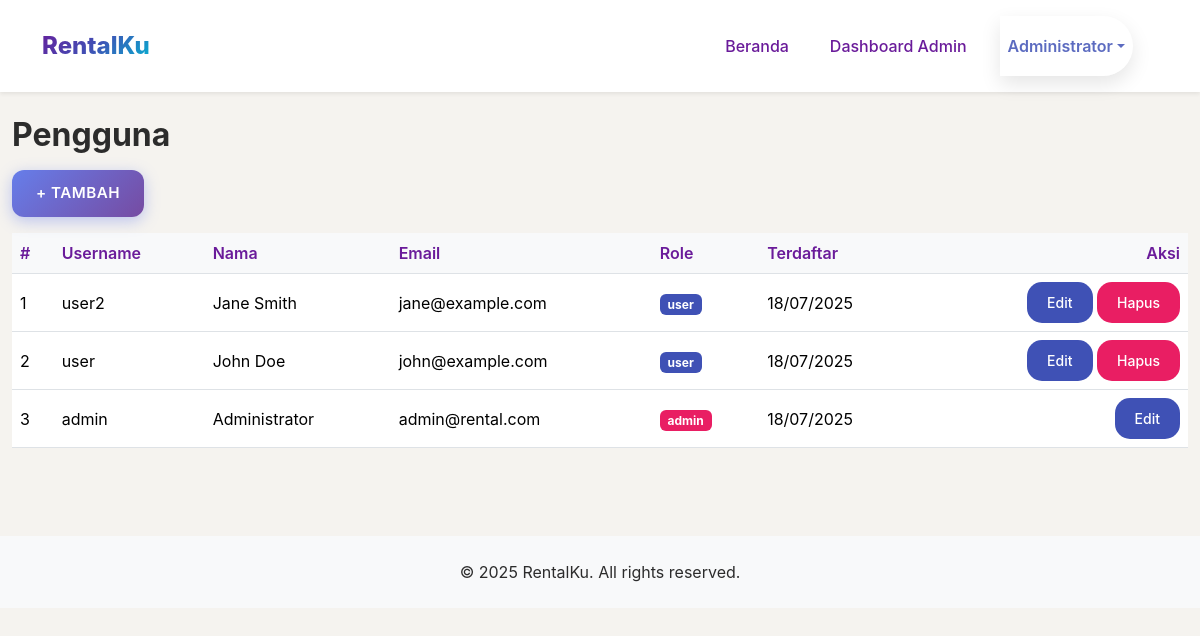
Screenshot of /admin/users/index.php (signed in) with the database file from the repository.
### tables this page shows
CREATE TABLE `users` (
  `id` int(10) UNSIGNED NOT NULL,
  `username` varchar(50) NOT NULL,
  `password` varchar(50) NOT NULL,
  `full_name` varchar(100) NOT NULL,
  `email` varchar(100) DEFAULT NULL,
  `phone` varchar(20) DEFAULT NULL,
  `role_id` int(10) UNSIGNED NOT NULL,
  `created_at` timestamp NOT NULL DEFAULT current_timestamp()
);

CREATE TABLE `roles` (
  `id` int(10) UNSIGNED NOT NULL,
  `role_name` varchar(50) NOT NULL
);

### includes/functions.php (called while the page is built, shortened)
<?php
function h(?string $str): string
{
    static $cache = [];
    $key = md5($str);
    if (!isset($cache[$key])) {
        $cache[$key] = htmlspecialchars($str, ENT_QUOTES, 'UTF-8');
    }
    return $cache[$key];
}

### admin/users/index.php (the view, shortened to what this page needs)
<?php
require_once __DIR__.'/../../includes/db.php';
require_once __DIR__.'/../../includes/functions.php';
$users = $pdo->query("SELECT u.*, r.role_name FROM users u JOIN roles r ON r.id=u.role_id ORDER BY u.created_at DESC")->fetchAll();
include_once __DIR__.'/../../includes/header.php';
?>
<div class="container-fluid py-4">
  <h2 class="fw-bold mb-3">Pengguna</h2>
  <a href="create.php" class="btn btn-gradient mb-3">+ Tambah</a>
  <div class="table-responsive">
    <table class="table table-hover align-middle">
      <thead class="table-light">
        <tr>
          <th>#</th>
          <th>Username</th>
          <th>Nama</th>
          <th>Email</th>
          <th>Role</th>
          <th>Terdaftar</th>
          <th class="text-end">Aksi</th>
        </tr>
      </thead>
      <tbody>
        <?php foreach($users as $i=>$u): ?>
        <tr>
          <td><?=$i+1;?></td>
          <td><?=h($u['username']);?></td>
          <td><?=h($u['full_name']);?></td>
          <td><?=h($u['email'] ?: '-');?></td>
          <td>
            <span class="badge <?= $u['role_name'] == 'admin' ? 'bg-danger' : 'bg-primary' ?>">
              <?=h($u['role_name']);?>
            </span>
          </td>
          <td><?=date('d/m/Y', strtotime($u['created_at']));?></td>
          <td class="text-end">
            <a href="edit.php?id=<?=$u['id'];?>" class="btn btn-sm btn-warning">Edit</a>
            <?php if($u['id'] != 1):  ?>
              <a href="delete.php?id=<?=$u['id'];?>" class="btn btn-sm btn-danger" onclick="return confirm('Yakin ingin menghapus user <?=h($u['username'])?>?')">Hapus</a>
            <?php endif; ?>
          </td>
        </tr>
        <?php endforeach;?>
      </tbody>
    </table>
  </div>
</div>
<?php include_once __DIR__.'/../../includes/footer.php'; ?>

### assets/css/style.css (style rules this page uses)
:root { --elegant-cream: #f5f3ef; --elegant-navy: #1f2937; --elegant-sand: #c6a477; --elegant-olive: #748067; --elegant-charcoal: #2c2c2c; --elegant-muted: #7a7a7a; --pure-white: #ffffff; --soft-gray: #f8f9fa; --warm-sand: #b08b59; --muted-red: #a85a52; --medium-gray: #6c757d; --dark-text: #2c2c2c; --light-text: #7a7a7a; --border-color: #e0e0e0; --gradient-main: linear-gradient( 135deg, var(--vibrant-purple) 0%, var(--vibrant-blue) 50%, var(--vibrant-cyan) 100% ); --gradient-reverse: linear-gradient( 135deg, var(--vibrant-cyan) 0%, var(--vibrant-blue) 50%, var(--vibrant-purple) 100% ); --gradient-soft: linear-gradient( 135deg, rgba(106, 27, 154, 0.1) 0%, rgba(63, 81, 181, 0.1) 50%, rgba(0, 188, 212, 0.1) 100% ); --gradient-card: linear-gradient( 145deg, rgba(255, 255, 255, 0.9) 0%, rgba(248, 249, 250, 0.8) 100% ); --shadow-premium: 0 25px 70px -15px rgba(106, 27, 154, 0.3); --shadow-float: 0 35px 80px -15px rgba(106, 27, 154, 0.4); --shadow-card: 0 15px 35px rgba(106, 27, 154, 0.1); --shadow-button: 0 10px 25px rgba(106, 27, 154, 0.2); --glass-bg: rgba(255, 255, 255, 0.15); --glass-border: rgba(255, 255, 255, 0.2); --glass-backdrop: blur(25px); }
body { font-family: "Poppins", "Inter", -apple-system, BlinkMacSystemFont, sans-serif !important; background-color: var(--elegant-cream) !important; color: var(--elegant-charcoal) !important; font-weight: 400; }
.btn-gradient { background: var(--gradient-main) !important; color: var(--pure-white); border: none; border-radius: 50px; padding: 15px 35px; font-weight: 700; font-size: 0.95rem; letter-spacing: 0.5px; text-transform: uppercase; box-shadow: var(--shadow-button); transition: all 0.4s cubic-bezier(0.175, 0.885, 0.32, 1.275); position: relative; overflow: hidden; backdrop-filter: blur(10px); border: 2px solid transparent; }
.btn-gradient::before { content: ""; position: absolute; top: -50%; left: -50%; width: 200%; height: 200%; background: linear-gradient( 45deg, transparent, rgba(255, 255, 255, 0.1), transparent ); transform: rotate(45deg); transition: all 0.6s; }
.btn-gradient::before { content: ""; position: absolute; top: 0; left: -100%; width: 100%; height: 100%; background: linear-gradient( 90deg, transparent, rgba(255, 255, 255, 0.2), transparent ); transition: left 0.5s; }
.table thead th { border-bottom: 2px solid #e9ecef; }
::placeholder { color: #999; font-style: italic; }
.btn { border-radius: 15px; font-weight: 500; padding: 10px 20px; transition: all 0.3s cubic-bezier(0.4, 0, 0.2, 1); border: 2px solid transparent; }
.light-theme { --bg-primary: #ffffff; --bg-secondary: #f8f9fa; --text-primary: #1f2937; --text-secondary: #6b7280; --border-color: #e5e7eb; }

### assets/css/admin-modern.css (style rules this page uses)
:root { --background-navy: #6a1b9a; --card-gray: #f8f9fa; --text-charcoal: #6a1b9a; --success-emerald: #00bcd4; --info-royal: #3f51b5; --warning-orange: #3f51b5; --error-red: #e91e63; --pure-white: #ffffff; --elegant-cream: #f5f3ef; --elegant-muted: #00bcd4; --gradient-primary: linear-gradient( 135deg, #6a1b9a 0%, #3f51b5 50%, #00bcd4 100% ); --gradient-secondary: linear-gradient(45deg, #00bcd4 0%, #b2ebf2 100%); --shadow-default: 0 4px 8px rgba(106, 27, 154, 0.2); --shadow-hover: 0 8px 16px rgba(106, 27, 154, 0.3); }
.badge.bg-danger { background: var(--error-red) !important; }
.badge.bg-primary { background: var(--info-royal) !important; }
.table { background: var(--pure-white); }
.table thead th { background: var(--card-gray); color: var(--text-charcoal); font-weight: 600; border-bottom: 1px solid #dee2e6; }
.container-fluid { background-color: var(--elegant-cream) !important; }
.btn-warning { background: var(--warning-orange); border: none; color: white; }
.btn-danger { background: var(--error-red); border: none; color: white; }
.btn-gradient { background: var(--info-royal); border: none; color: white; font-weight: 600; padding: 12px 25px; border-radius: 6px; transition: all 0.3s cubic-bezier(0.25, 0.46, 0.45, 0.94); position: relative; overflow: hidden; }

### includes/header.php (style rules this page uses)
body { font-family: 'Inter', -apple-system, sans-serif; }
.btn-gradient { background: linear-gradient(135deg, #6a1b9a, #1976d2); color: white; border: none; padding: 12px 24px; border-radius: 25px; font-weight: 600; }
.btn-gradient { background: linear-gradient(135deg, #667eea 0%, #764ba2 100%) !important; color: white !important; border: none !important; border-radius: 12px !important; padding: 12px 24px !important; font-weight: 600 !important; transition: all 0.3s ease !important; box-shadow: 0 4px 15px rgba(102, 126, 234, 0.4) !important; }

### rows the page displays
users: username "user2", full_name "Jane Smith", email "jane@example.com", role.role_name "user", created_at "18/07/2025"
users: username "user", full_name "John Doe", email "john@example.com", role.role_name "user", created_at "18/07/2025"
users: username "admin", full_name "Administrator", email "admin@rental.com", role.role_name "admin", created_at "18/07/2025"

### other values shown
$_SESSION['user']['name'] "Administrator"
